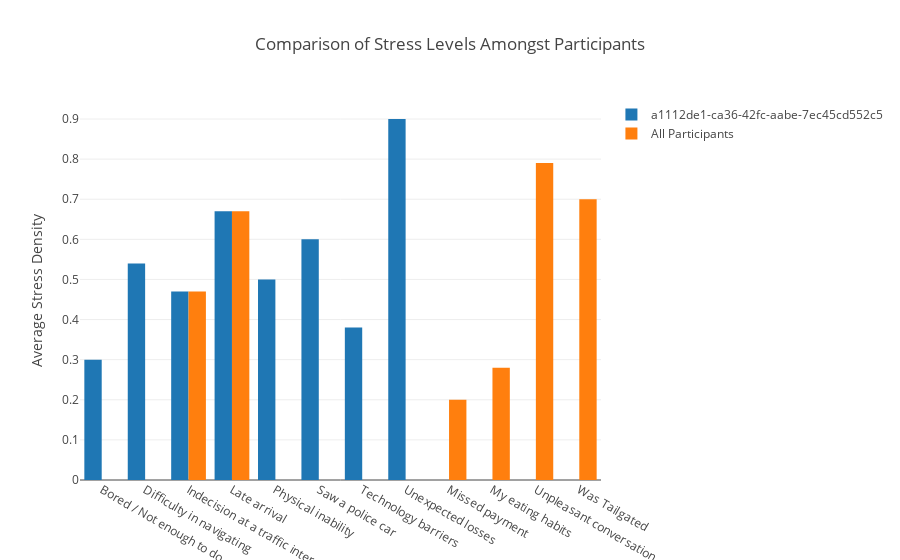

The notebook cell this image was saved under:
### Markdown cell above
## Compare stress data among participants(s)

There are instances where you may want to compare a participant's values with the population values.  This chart shows the breakdown of average stress induced by each of the sub-categories for a particular participant (`a1112de1-ca36-42fc-aabe-7ec45cd552c5`) when compared with the whole study population.  You can alter the command by changing the `usr_id` to `b1117354-ce48-4325-b2e3-78b0cc932819` or by changing the `x_axis_column` to `stresser_main`.  In the latter case, the graph should match the one directly above due to there only being two participants in the demonstration data.

### Code cell
stress_stream.plot_stress_comparison(x_axis_column="stresser_sub",usr_id="a1112de1-ca36-42fc-aabe-7ec45cd552c5")

### Figure 1 — Plotly figure (JSON) as saved in the notebook; plotly's stock layout.template omitted (floating-point values rounded to 4 significant figures)
{"data": [{"name": "a1112de1-ca36-42fc-aabe-7ec45cd552c5", "type": "bar", "uid": "2ea4bfa1-aa91-4b41-b68b-a9fa82a8188a", "x": ["Bored / Not enough to do", "Difficulty in navigating", "Indecision at a traffic intersection", "Late arrival", "Physical inability", "Saw a police car", "Technology barriers", "Unexpected losses"], "y": [0.3, 0.54, 0.47, 0.67, 0.5, 0.6, 0.38, 0.9]}, {"name": "All Participants", "type": "bar", "uid": "2f0b46f9-db86-4997-8e03-03fc112861ed", "x": ["Indecision at a traffic intersection", "Late arrival", "Missed payment", "My eating habits", "Unpleasant conversation", "Was Tailgated"], "y": [0.47, 0.67, 0.2, 0.28, 0.79, 0.7]}], "layout": {"autosize": true, "title": {"text": "Comparison of Stress Levels Amongst Participants"}, "xaxis": {"autorange": true, "range": [-0.5, 11.5], "type": "category"}, "yaxis": {"autorange": true, "range": [0, 0.9474], "title": {"text": "Average Stress Density"}, "type": "linear"}}}
